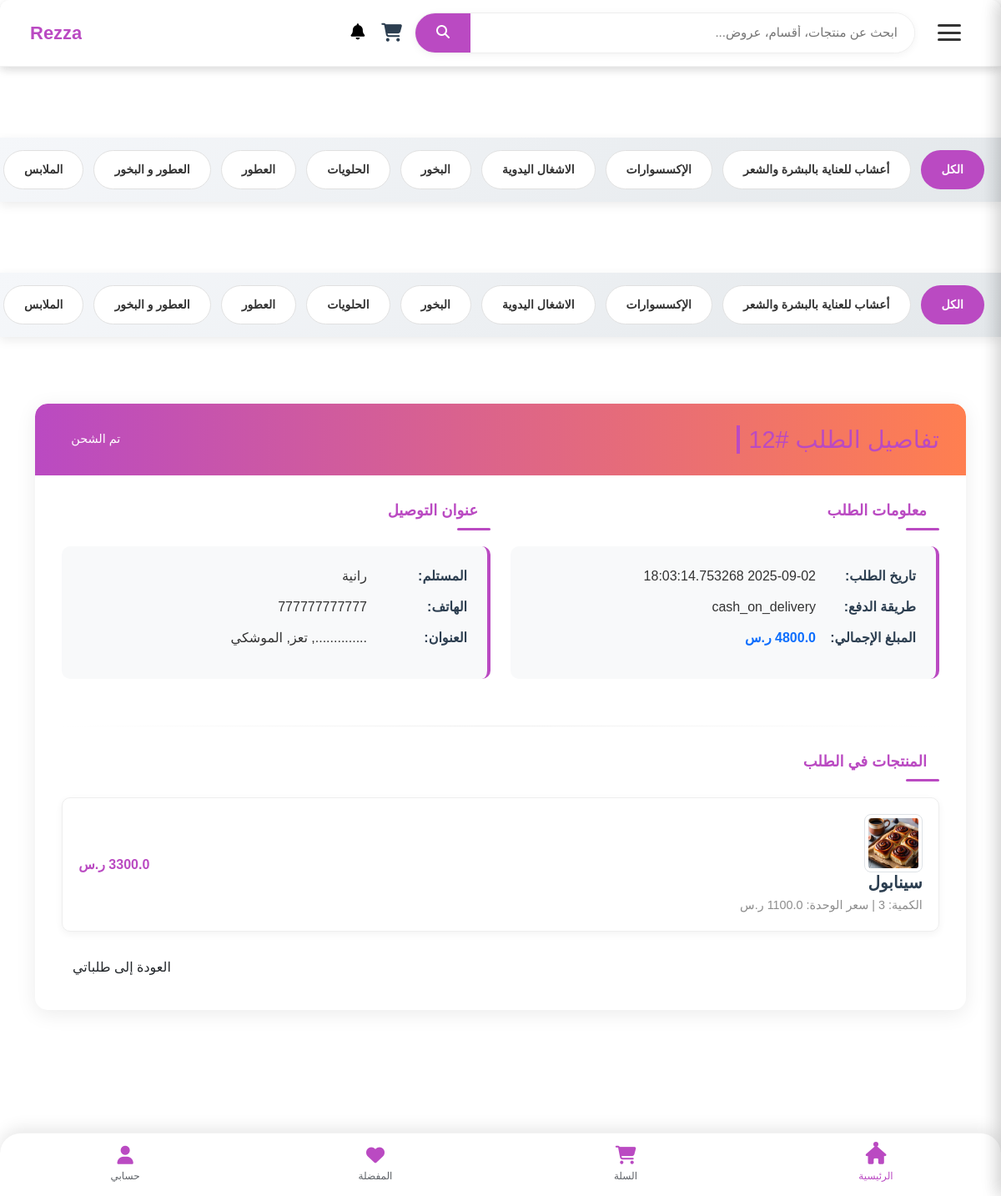
The app's page /my_orders/12 (signed in), older data.
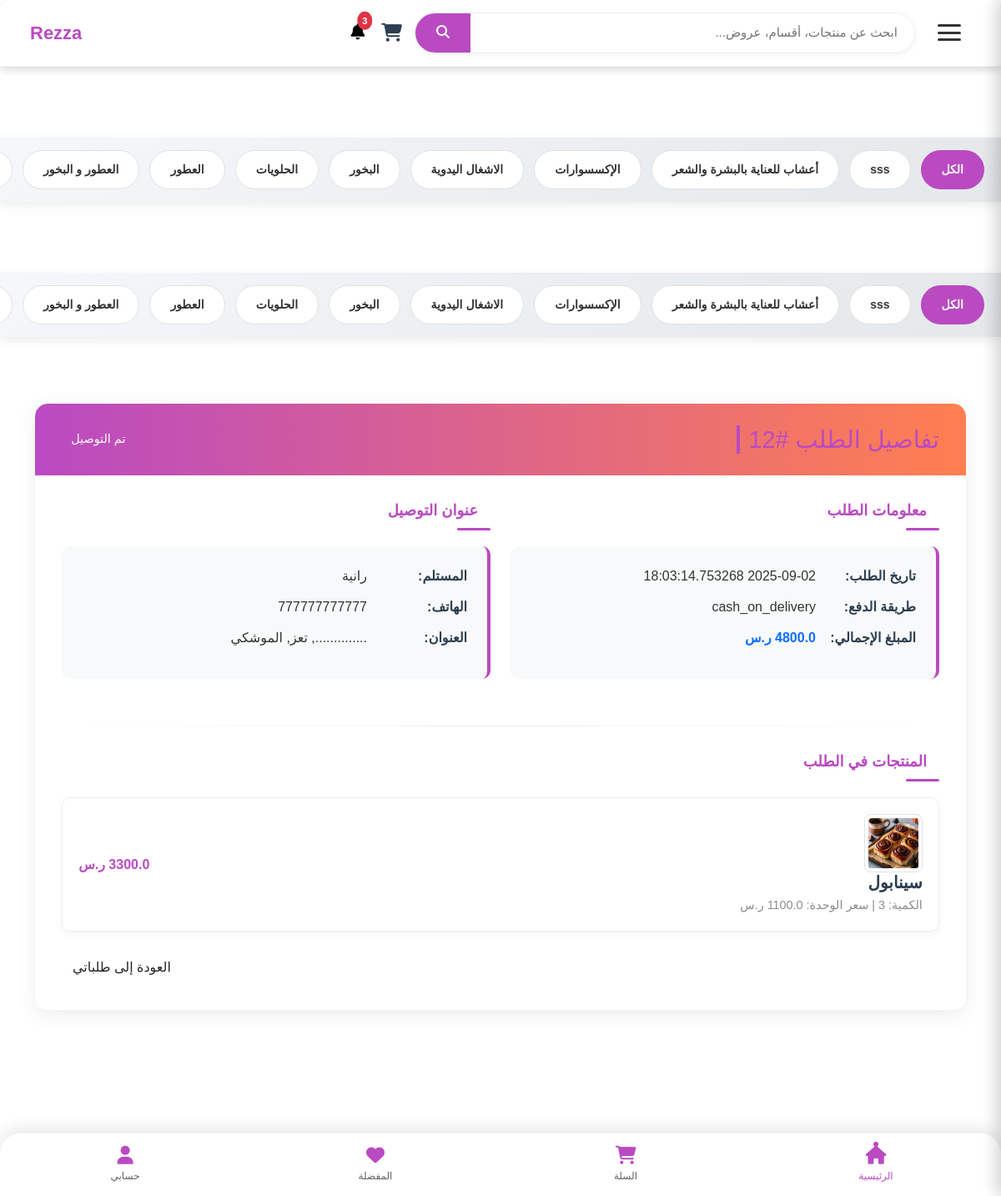
The same page, newer data.
### tables this page shows
CREATE TABLE category (
    id INTEGER PRIMARY KEY AUTOINCREMENT,
    name TEXT  NULL,
    parent_id INTEGER,
    image TEXT, is_active INTEGER DEFAULT 0, view_count INTEGER DEFAULT 0,
    FOREIGN KEY (parent_id) REFERENCES categories (id) ON DELETE SET NULL
);

CREATE TABLE orders (
    id INTEGER PRIMARY KEY AUTOINCREMENT,
    user_id INTEGER NOT NULL,
    total_price REAL NOT NULL,
    status TEXT CHECK(status IN ('قيد الانتظار', 'قيد المعالجة', 'تم الشحن', 'تم التوصيل', 'ملغي')) DEFAULT 'قيد الانتظار',
    created_at TIMESTAMP DEFAULT CURRENT_TIMESTAMP,
    updated_at TIMESTAMP DEFAULT CURRENT_TIMESTAMP,
    delivery_address_id INTEGER,
    payment_method TEXT,
    FOREIGN KEY (delivery_address_id) REFERENCES cust_addresses(id) ON DELETE SET NULL
);

CREATE TABLE Order_Items (
    id INTEGER PRIMARY KEY AUTOINCREMENT,
    order_id INTEGER NOT NULL,
    product_id INTEGER NOT NULL,
    quantity INTEGER NOT NULL CHECK(quantity > 0),
    price REAL NOT NULL,
    FOREIGN KEY (order_id) REFERENCES orders(id) ON DELETE CASCADE,
    FOREIGN KEY (product_id) REFERENCES product(id) ON DELETE CASCADE
);

CREATE TABLE product_image (
    id INTEGER PRIMARY KEY AUTOINCREMENT,
    product_id INTEGER NOT NULL,               -- المفتاح الخارجي الذي يربط الصورة بالمنتج
    image_path VARCHAR(255) NOT NULL,         -- مسار الصورة (مثل: 'uploads/products/image1.jpg')
    is_main BOOLEAN DEFAULT FALSE,             -- (اختياري) لتحديد ما إذا كانت هذه هي الصورة الرئيسية للمنتج
    FOREIGN KEY (product_id) REFERENCES product(id) ON DELETE CASCADE
    -- ON DELETE CASCADE: يعني إذا تم حذف المنتج، فسيتم حذف جميع صوره المرتبطة به تلقائيًا.
);

CREATE TABLE product (
    id INTEGER PRIMARY KEY AUTOINCREMENT,
    name VARCHAR(255) NULL,
    image VARCHAR(500),
    description TEXT,
    category_id INTEGER NOT NULL,  -- القسم الفرعي
    seller_id INTEGER NOT NULL,  -- صاحب المنتج
    address_id INTEGER NULL,  -- عنوان صاحب المنتج
    price_id INTEGER,
    stock_id INTEGER,
    featured BOOLEAN DEFAULT 1,
    FOREIGN KEY (category_id) REFERENCES category(id),
    FOREIGN KEY (seller_id) REFERENCES sellers(id),
    FOREIGN KEY (address_id) REFERENCES seller_address(id),
    FOREIGN KEY (price_id) REFERENCES prices(id),
    FOREIGN KEY (stock_id) REFERENCES stock(id)
);

### order_routes.py (the view)
@order_bp.route('/my_orders/<int:order_id>')
def my_order_details(order_id):
    user_id_cookie = request.cookies.get('user_auth')
    if not user_id_cookie:
        flash("يجب تسجيل الدخول أولاً.", "error")
        return redirect(url_for('user.login'))
    user_id = int(user_id_cookie)
    conn = get_db_connection()
    order_details = None
    order_items = []
    try:
        order_details_row = conn.execute(
            """
            SELECT
                o.*,
                a.recipient_name,
                a.recipient_phone,
                a.full_address_description,
                a.city,
                a.region
            FROM orders o
            LEFT JOIN cust_addresses a ON o.delivery_address_id = a.id
            WHERE o.id = ? AND o.user_id = ?
            """,
            (order_id, user_id)
        ).fetchone()
        if not order_details_row:
            flash("الطلب غير موجود أو لا تملك الصلاحية لعرضه.", "danger")
            return redirect(url_for('order.my_orders'))
        order_details = dict(order_details_row)
        order_items = conn.execute('''
            SELECT
                oi.quantity,
                oi.price,
                p.name AS product_name,
                pi.image_path AS product_image
            FROM Order_Items oi
            JOIN product p ON oi.product_id = p.id
            LEFT JOIN product_image pi ON p.id = pi.product_id AND pi.is_main = 1
            WHERE oi.order_id = ?
        ''', (order_id,)).fetchall()
    except Exception as e:
        flash(f"حدث خطأ أثناء جلب تفاصيل الطلب: {e}", "danger")
        return redirect(url_for('order.my_orders'))
    finally:
        conn.close()
    return render_template('my_order_details.html', order=order_details, items=order_items)

### app.py (called while the page is built)
def get_db_connection():
    conn = sqlite3.connect('database/Eshop.db') # أو sqlite3.connect(app.config['DATABASE'])
    conn.row_factory = sqlite3.Row
    return conn

@app.context_processor
def inject_categories():
    conn = get_db_connection()
    cursor = conn.cursor()
    try:
        cursor.execute("""
            SELECT id, name, parent_id, image
            FROM category
            WHERE parent_id IS NULL
            ORDER BY name
        """)
        main_categories = cursor.fetchall()
        cursor.execute("SELECT id, name, parent_id, image FROM category ORDER BY name")
        all_categories = cursor.fetchall()
        return {
            'main_categories': main_categories,
            'all_categories': all_categories
        }
    finally:
        conn.close()

@app.context_processor
def inject_sellers():
    conn = get_db_connection()
    sellers = conn.execute('SELECT id, store_name FROM sellers').fetchall()
    conn.close()
    return dict(sellers=sellers)

### order_routes.py (called while the page is built)
def get_db_connection():
    conn = sqlite3.connect('database/Eshop.db')
    conn.row_factory = sqlite3.Row
    return conn

### templates/my_order_details.html (shortened to what this page needs)
{% include 'header_shop.html' %}
</head>
<body>
    {% include 'header_shop.html' %}
    <div class="container py-5">
        <div class="order-details-container">
            <div class="order-header">
                <div class="d-flex justify-content-between align-items-center flex-wrap">
                    <h2 class="mb-0">تفاصيل الطلب #{{ order.id }}</h2>
                    <span class="status-badge status-{{ order.status | replace(' ', '-') | lower }} mt-2 mt-md-0">
                        {{ order.status }}
                    </span>
                </div>
            </div>
            <div class="order-body">
                <div class="row">
                    <div class="col-lg-6">
                        <h4 class="section-title">معلومات الطلب</h4>
                        <div class="info-card">
                            <div class="info-item">
                                <strong>تاريخ الطلب:</strong>
                                <span>{{ order.created_at }}</span>
                            </div>
                            <div class="info-item">
                                <strong>طريقة الدفع:</strong>
                                <span>{{ order.payment_method }}</span>
                            </div>
                            <div class="info-item">
                                <strong>المبلغ الإجمالي:</strong>
                                <span class="fw-bold text-primary">{{ order.total_price }} ر.س</span>
                            </div>
                        </div>
                    </div>
                    <div class="col-lg-6">
                        <h4 class="section-title">عنوان التوصيل</h4>
                        <div class="info-card">
                            <div class="info-item">
                                <strong>المستلم:</strong>
                                <span>{{ order.recipient_name }}</span>
                            </div>
                            <div class="info-item">
                                <strong>الهاتف:</strong>
                                <span>{{ order.recipient_phone }}</span>
                            </div>
                            <div class="info-item">
                                <strong>العنوان:</strong>
                                <span>{{ order.full_address_description }}, {{ order.city }}, {{ order.region }}</span>
                            </div>
                        </div>
                    </div>
                </div>
                <div class="divider"></div>
                <h4 class="section-title">المنتجات في الطلب</h4>
                <div class="products-list">
                    {% for item in items %}
                    <div class="product-card">
                        <div class="product-info">
                        {% if item.product_image %}
{% set image_path_clean = item.product_image %}
<img src="{{ url_for('static', filename=image_path_clean) }}" alt="صورة {{ item.product_name }}"
    width="70" class="img-thumbnail">
{% else %}
<span class="text-muted">لا توجد صورة</span>
{% endif %}
                            <h5 class="product-name">{{ item.product_name }}</h5>
                            <div class="product-meta">
                                <span>الكمية: {{ item.quantity }}</span> |
                                <span>سعر الوحدة: {{ item.price }} ر.س</span>
                            </div>
                        </div>
                        <div class="product-price">
                            {{ item.quantity * item.price }} ر.س
                        </div>
                    </div>
                    {% endfor %}
                </div>
                <div class="text-start mt-4">
                    <a href="{{ url_for('order.my_orders') }}" class="btn btn-back">
                         العودة إلى طلباتي
                    </a>
                </div>
            </div>
        </div>
    </div>
    {% include 'footer.html' %}

### templates/header_shop.html (shortened to what this page needs)
<!DOCTYPE html>
<html lang="ar" dir="rtl">
<head>
    <link rel="stylesheet" href="{{ url_for('static', filename='style/css/nice-select.css') }}">
    <link rel="stylesheet" href="{{ url_for('static', filename='style/css/jquery-ui.min.css') }}">
    <link rel="stylesheet" href="{{ url_for('static', filename='style/css/owl.carousel.min.css') }}">
    <link rel="stylesheet" href="{{ url_for('static', filename='style/css/slicknav.min.css') }}">
    <link href="https://cdn.jsdelivr.net/npm/bootstrap@5.3.0/dist/css/bootstrap.min.css" rel="stylesheet">
    <link rel="stylesheet" href="{{ url_for('static', filename='style/css/index.css')}}">
    <link rel="stylesheet" href="{{ url_for('static', filename='style/css/header.css')}}">
    <link rel="stylesheet" href="{{ url_for('static', filename='style/css/shop_u.css')}}">
    <link rel="stylesheet" href="{{ url_for('static', filename='style/css/user.css')}}">
</head>
<body>
    <header class="premium-header">
        <button class="menu-toggle" id="menuToggle" aria-label="فتح القائمة">
            <div class="hamburger">
                <span class="bar"></span>
                <span class="bar"></span>
                <span class="bar"></span>
            </div>
        </button>
       <div class="search-bar">
    <form class="search-form" action="{{ url_for('search_bp.search_products') }}" method="GET">
        <input type="text"
               class="search-input"
               placeholder="ابحث عن منتجات، أقسام، عروض..."
               name="q"
               id="search-input"
               autocomplete="off">
        <button type="submit" class="search-button">
            <i class="fas fa-search"></i>
        </button>
    </form>
</div>
        <div class="nav-tools">
            <a href="{{ url_for('cart.view_cart') }}" class="nav-icon">
                <i class="fas fa-shopping-cart"></i>
            </a>
        </div>
<a class="nav-link position-relative {% if unread_notifications_count > 0 %}has-notifications{% endif %}"
    href="{{ url_for('order.user_notifications') }}" id="navbarNotifications">
    <i class="fas fa-bell"></i>
    {% if unread_notifications_count > 0 %}
    <span id="navbar-notification-count"
          class="position-absolute translate-middle">
        {{ unread_notifications_count }}
    </span>
    {% endif %}
</a>
        <a href="{{ url_for('product.index') }}" class="brand">
            <span class="brand-name">Rezza</span>
            </a>
    </header>
    <main class="main-content">
        </main>
{% if main_categories %}
{% if main_categories %}
<div class="category-scroll-navbar">
    <div class="category-links-container">
        <a href=""
        class="category-link">الكل</a>
        {% for category in main_categories %}
            {% set has_subcategories = category.subcategories|length > 0 if category.subcategories is defined else false %}
            {% if has_subcategories %}
                <a href="{{ url_for('product.show_subcategories', category_id=category.id) }}"
                   class="category-link has-subcategories">
                    {{ category.name }}
                </a>
            {% else %}
                <a href="{{ url_for('product.show_products_by_category', category_id=category.id) }}"
                   class="category-link">
                    {{ category.name }}
                </a>
            {% endif %}
        {% endfor %}
    </div>
</div>
{% endif %}
{% endif %}

Row changes from the older to the newer data that the page shows:
no longer on this page (row unchanged): category: name "الملابس"
added category: name "sss"
changed orders "cash_on_delivery": status "تم الشحن" → "تم التوصيل"
Text that changed along with them:
{{ unread_notifications_count }}: (not shown) → "3"
